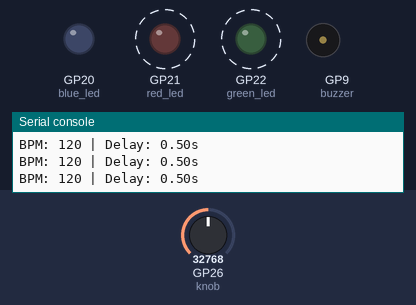
A program run on a simulated Raspberry Pi Pico running MicroPython. Shown: output pins drawn as LEDs (lit = HIGH), buzzer (waves = sounding), the last lines printed to the serial console. Dashed ring = blinking. The inputs (shaded band) are chosen by the test bench; at power-on: GP26 (knob) = 32768 (analog values on the 0–65535 scale).

Above: at 1.2 s.
1.3 s: GP26 (knob) set to 7864
4.3 s: GP26 (knob) set to 32767
At 4.82 s:
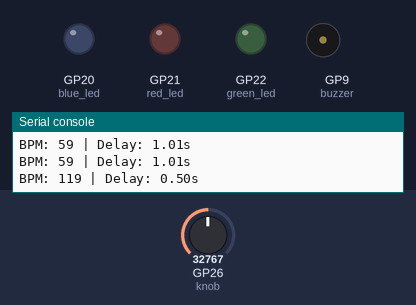
At 5.82 s:
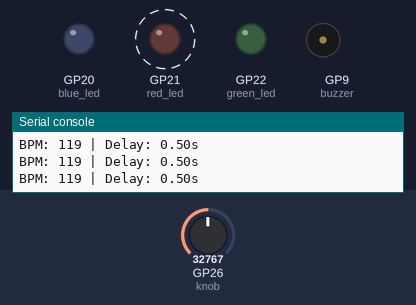
Timing chart, 0 to 13.3 s (numbered marks = the images above; inputs shaded):
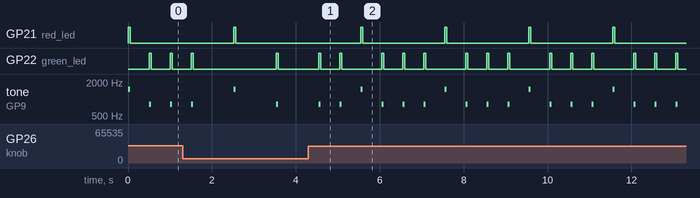

The program:

Digital_Metronome.py
```python
# ==========================================================
# MASTERY PROJECT 3: THE DIGITAL METRONOME
# Goal: Turn the Pico into a professional music tool.
# Use the Knob to set BPM (Beats Per Minute) from 40 to 200.
#
# ENGINEERING INSIGHT:
# This project teaches "Real-Time Math Conversion." To a computer,
# "BPM" doesn't mean anything. Engineers must translate human
# concepts (Beats per Minute) into machine concepts (Seconds of
# delay). This "Frequency-to-Period" conversion is vital in
# communication systems and clock synchronization.
# ==========================================================

from machine import Pin, PWM, ADC
import time

# ----------------------------------------------------------
# 1. HARDWARE SETUP
# ----------------------------------------------------------
red_led   = PWM(Pin(21), freq=1000)
green_led = PWM(Pin(22), freq=1000)
blue_led  = PWM(Pin(20), freq=1000)

knob = ADC(Pin(26))
buzzer = PWM(Pin(9))

# ----------------------------------------------------------
# 2. LOGIC FUNCTIONS
# ----------------------------------------------------------

def trigger_beat(is_first_beat):
    """
    Fires a sound and a light flash.
    The 'first' beat of every bar is higher pitched and Red.
    """
    if is_first_beat:
        # Downbeat (Red)
        red_led.duty_u16(65535)
        green_led.duty_u16(0)
        buzzer.freq(1500)
    else:
        # Sub-beats (Green)
        red_led.duty_u16(0)
        green_led.duty_u16(65535)
        buzzer.freq(800)

    buzzer.duty_u16(10000)
    time.sleep(0.05) # Very short flash/beep

    # Reset for the rest of the beat
    buzzer.duty_u16(0)
    red_led.duty_u16(0)
    green_led.duty_u16(0)

# ----------------------------------------------------------
# 3. THE ANALOG RHYTHM LOOP
# ----------------------------------------------------------
print("SYSTEM: Metronome Mode Active.")

beat_count = 0

try:
    while True:
        # STEP A: Calculate BPM from Knob
        # --------------------------------------------------
        # Scaling 0-65535 to 40-200 BPM
        knob_val = knob.read_u16()
        bpm = 40 + (knob_val / 65535) * 160

        # MATH: Convert BPM to "Seconds per Beat"
        # Since 60 seconds / BPM = delay
        # e.g. 60 BPM = 1 second delay
        delay = 60 / bpm

        # STEP B: Trigger the flash
        # --------------------------------------------------
        is_downbeat = (beat_count % 4 == 0) # Every 4th beat
        trigger_beat(is_downbeat)

        print(f"BPM: {int(bpm)} | Delay: {delay:.2f}s")

        # STEP C: Wait for the next beat
        # We subtract the 0.05s used in trigger_beat to stay accurate.
        time.sleep(delay - 0.05)

        beat_count += 1

except KeyboardInterrupt:
    red_led.duty_u16(0)
    green_led.duty_u16(0)
    buzzer.duty_u16(0)
    print("\nMetronome Disengaged.")
```

Measured:
- after the input at 4.3 s, GP21 (red_led): alternates HIGH for 0.05 s and LOW for 2.0 s, starting after 1.2 s
- by itself, GP22 (green_led): repeats every 2.0 s: LOW 0.45 s, HIGH 0.05 s, LOW 0.95 s, HIGH 0.05 s, LOW 0.45 s, HIGH 0.05 s
- by itself, tone on GP9 (buzzer): repeats every 2.0 s: silent 0.45 s, 800 Hz 0.05 s, silent 0.45 s, 1500 Hz 0.05 s, 2 × (silent 0.45 s, 800 Hz 0.05 s)
